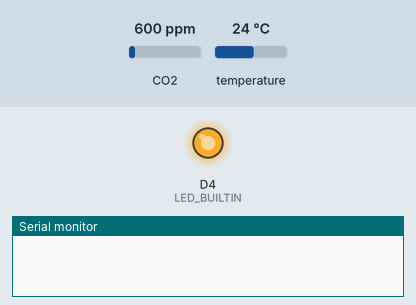
Simulated run of this sketch. Board: ESP8266 (NodeMCU). Parts: output pins drawn as LEDs (lit = HIGH, except the on-board LED, lit = LOW), the last lines printed to the serial monitor. The inputs (shaded band) are chosen by the test bench; at power-on: CO2 600 ppm, temperature 24 °C. No MQTT or app messages arrive unless stated.

Above: at 0.1 s.
At 5.2 s:
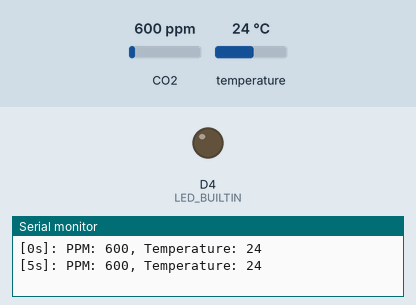
Timing chart, 0 to 6.7 s (numbered marks = the images above):
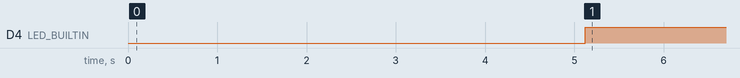

The sketch:

esp8266-mqtt-sensor.ino
```cpp
// hacks for VS Code support
#ifndef ESP8266
#define ESP8266
#endif
// #ifndef ARDUINO
// #define ARDUINO 189
// #endif
#include "Arduino.h"

#include "EspMQTTClient.h"
#include <MHZ.h>

// pins for uart reading
#define MH_Z19_RX D7
#define MH_Z19_TX D6

#define CLIENT_NAME String("co2-sensor")

MHZ co2(MH_Z19_RX, MH_Z19_TX, MHZ14A);

EspMQTTClient
    client("ssid",      // WiFi SSID
           "password",  // WiFi password
           "broker-IP", // MQTT Broker server ip
           //"MQTTUsername", // Can be omitted if not needed
           //"MQTTPassword", // Can be omitted if not needed
           "co2-sensor", // Client name that uniquely identify your device
           1883 // The MQTT port, default to 1883. this line can be omitted
    );

void setup() {
  pinMode(LED_BUILTIN, OUTPUT);
  digitalWrite(LED_BUILTIN, LOW); // LOW and HIGH are backwards on ESP
  Serial.begin(9600);
  delay(100);

  // Optional functionalities of EspMQTTClient:

  // Enable debugging messages sent to serial output
  client.enableDebuggingMessages();
  // You can activate the retain flag by setting the third parameter to true
  char status[100];
  (CLIENT_NAME + String("/status")).toCharArray(status, 100);
  client.enableLastWillMessage(status, "offline");

  // enable debug to get additional information
  // co2.setDebug(true);

  if (co2.isPreHeating()) {
    Serial.println();
    Serial.print("Preheating");
  }
}

// This function is called once everything is connected (Wifi and MQTT)
// WARNING : YOU MUST IMPLEMENT IT IF YOU USE EspMQTTClient
void onConnectionEstablished() {
  digitalWrite(LED_BUILTIN, HIGH); // LOW and HIGH are backwards on ESP
  char status[100];
  (CLIENT_NAME + String("/status")).toCharArray(status, 100);
  client.publish(status, "online");
}

void loop() {
  client.loop();

  if (co2.isPreHeating()) {
    Serial.print(".");
    delay(1000);
  } else if (co2.isReady()) {
    Serial.print("[");
    Serial.print(millis() / 1000);
    Serial.print("s]: ");

    int ppm_uart = co2.readCO2UART();
    Serial.print("PPM: ");
    Serial.print(ppm_uart);

    int temperature = co2.getLastTemperature();
    Serial.print(", Temperature: ");
    Serial.print(temperature);

    Serial.println();

    if (ppm_uart > 0) {
      char ppm_update[100];
      (CLIENT_NAME + String("/ppm")).toCharArray(ppm_update, 100);
      client.publish(ppm_update, String(ppm_uart).c_str());

      char temp_update[100];
      (CLIENT_NAME + String("/temp")).toCharArray(temp_update, 100);
      client.publish(temp_update, String(temperature).c_str());
    }

    delay(5000);
  }
}
```

Measured:
- by itself, D4 (LED_BUILTIN): LOW → HIGH at 5.1 s
